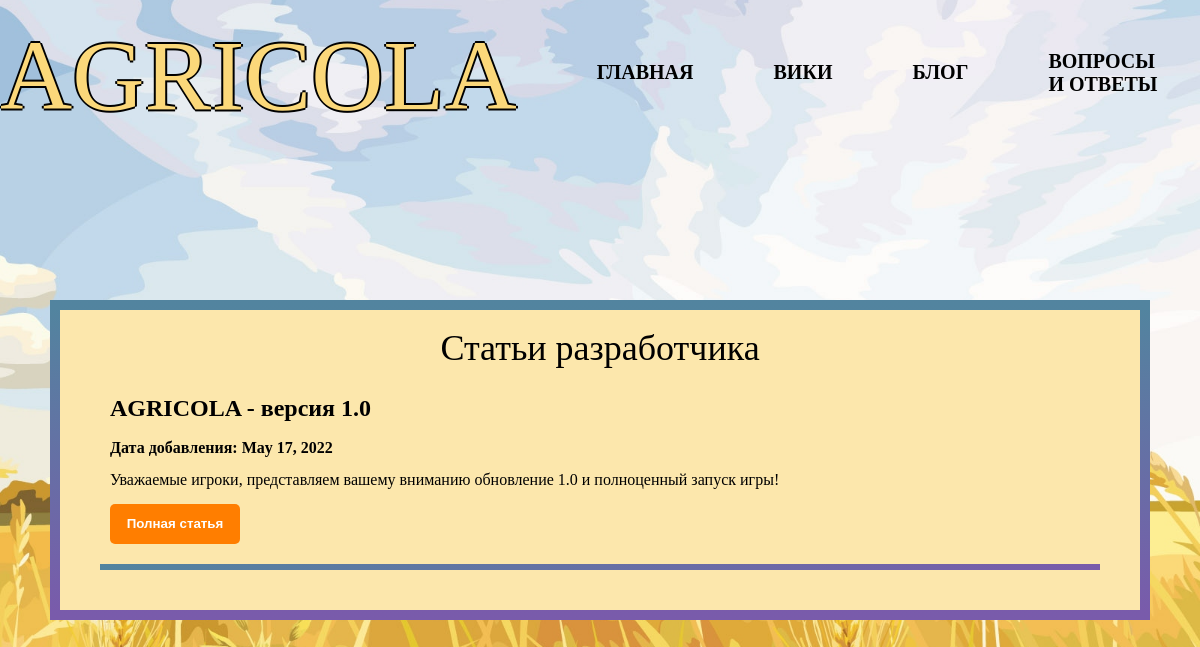
Page /blog on the committed database.
### app.py (models this page shows, shortened)
class Article(db.Model):
    id = db.Column(db.Integer, primary_key=True)
    title = db.Column(db.String(50), nullable=False, primary_key=False)
    intro = db.Column(db.String(200), nullable=False, primary_key=False)
    text = db.Column(db.Text, nullable=False, primary_key=False)
    date = db.Column(db.DateTime, default=datetime.utcnow)

### app.py (the view)
@app.route('/blog')
def blog():
    articles = Article.query.order_by(Article.date.desc()).all()
    return render_template('html/blog.html', content='<img src ="static/img/bg1.jpg" alt"">', articles=articles)

### templates/html/blog.html (shortened to what this page needs)
<!DOCTYPE html>
<html lang="ru">
<head>
	<link rel="stylesheet" href="{{ url_for( 'static', filename='blog.css', v=1)}}"/>
</head>
<body>
<div class="intro">
	<header class="header">
		<div class="container">
			<div class="header_in">
					<div class="titlegame">Agricola</div>
						<ul>
							<li><a href="/home" class="bloom">Главная</a></li>
							<li><a href="/wiki" class="bloom">Вики</a></li>
							<li><a href="/blog" class="bloom">Блог</a></li>
							<li><a href="/faq" class="bloom">Вопросы и Ответы</a></li>
						</ul>
			</div>
		</div>
	</header>
</div>
		<div class="post">
			<div class="title">Статьи разработчика</div>
				{% for post in articles %}
				<div class="post_verst">
					<h2>{{ post.title }}</h2>
					<p><b>Дата добавления: {{ moment(post.date).format('LL') }}</b></p>
					<p>{{ post.intro }}</p>
					<a href="/posts/{{ post.id }}"><button class="btn_exp">Полная статья</button></a>
				</div>
				<hr>
				{% endfor %}
		</div>
</body>
</html>

### static/blog.css (style rules this page uses)
body { margin: 0; padding: 0; font-family: Philosopher; font-style: normal; font-weight: normal; background: rgba(251, 216, 122, 1); background: url('/static/img/bg1.jpg') no-repeat fixed center center / cover; }
html { overflow-x: hidden; overflow-y: scroll; }
* { box-sizing: border-box; }
.header_in { display: flex; justify-content: space-around; align-items: center; max-height: 150px; }
ul { display: flex; justify-content: center; align-items: center; }
li { list-style: none; font-size: 20px; text-transform: uppercase; margin: 40px; user-select: none; }
a { list-style: none; text-decoration: none; color: black; }
li a { list-style: none; display: inline-block; font-weight: 700; position: relative; padding-bottom: 5px; }
li a:after { content: ""; border-bottom: 2px solid #e8793e; display: block; width: 0px; position: absolute; bottom: 0; left: 50%; transform: scaleX(0); }
li a.bloom::after { content: ""; display: block; width: 0px; position: absolute; bottom: 0; left: 50%; transform: scaleX(0); box-shadow: 0 0 25px 8px rgba(233, 150, 122, 0.5); }
.titlegame { font-size: 100px; color: #fbd87a; text-transform: uppercase; text-shadow: #000 2px 0 0px, #000 0 2px 0px, #000 -2px 0 0px, #000 0 -2px 0px; }
.post { display: block; width: 1100px; height: 100%; background-color: white; align-items: center; margin: 0 auto; margin-top: 150px; border: solid 10px transparent; border-radius: 10px; border-image: linear-gradient(180deg, #52849f, #795bab); border-image-slice: 1; padding: 20px; background: #fce7ac; line-height: 1; }
.title { font-size: 36px; color: black; margin-bottom: 30px; text-align: center; }
.post_verst { padding-left: 30px; }
hr { margin: 20px; height: 6px; border: none; background: linear-gradient(45deg, #52849f, #795bab); }
.btn_exp { border-radius: 5px; background-color: #ff7e00; color: white; height: 40px; width: 130px; font-weight: bold; border: none; cursor: pointer; }

### rows in the picture
Article: title "AGRICOLA - версия 1.0", date "May 17, 2022", intro "Уважаемые игроки, представляем вашему вниманию обновление 1.0 и полноценный запуск игры!"
